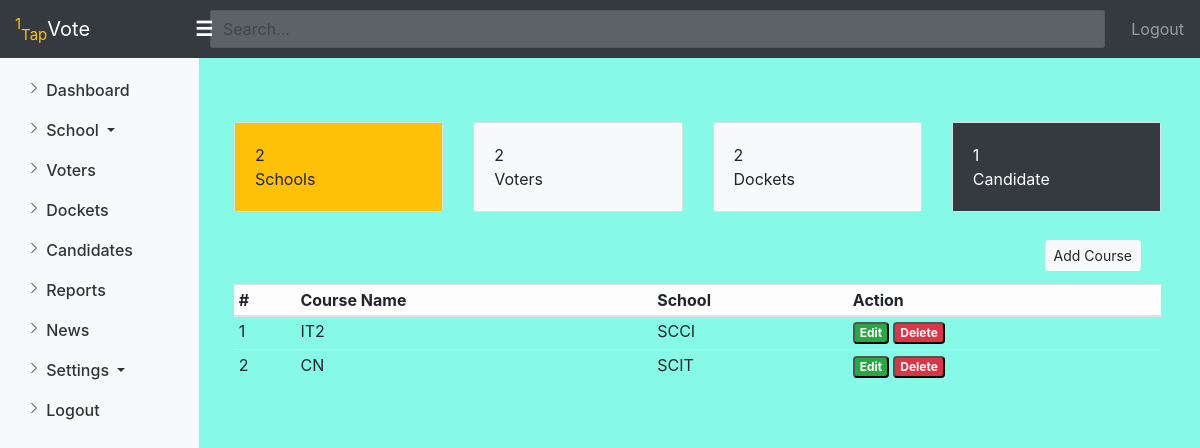
The page /app/admin/course.php (signed in) on the database its author committed.
### tables this page shows
CREATE TABLE course
(
  course_id INT(11) NOT NULL AUTO_INCREMENT,
  course_name VARCHAR(75) NOT NULL,
  school_id INT NOT NULL,
  PRIMARY KEY (course_id),
  FOREIGN KEY (school_id) REFERENCES school(school_id) ON DELETE CASCADE ON UPDATE CASCADE
);

CREATE TABLE school
(
  school_id INT(11) NOT NULL AUTO_INCREMENT,
  school_name VARCHAR(75) NOT NULL,
  PRIMARY KEY (school_id)
);

### app/admin/course.php (the view, shortened to what this page needs)
<?php
include ("./../../api/course.php");
?>
<!DOCTYPE html>
<html>
<?php
include('./../include/head.php');
?>
<?php
include('./../include/nav.php');
?>
<body>
    <div class="container-fluid">
        <div class="row">
            <?php
             include('./../include/sidebar_admin.php')
           ?>
        </div>
        <main role="main" class="col-md-9 ml-sm-auto col-lg-10 px-4 dash-main">
            <?php
             include('./../include/card_admin.php')
            ?>
            <div class="card-body mt-2">
                <button class="btn btn-light btn-sm float-right" data-toggle="modal" data-target="#courseModal"
                    id="add_button">Add
                    Course</button>
            </div>
            <br>
            <div class="table-responsive ">
                <table class="table table-sm">
                    <thead class="table-light">
                        <tr>
                            <th scope="col">#</th>
                            <th scope="col">Course Name</th>
                            <th scope="col">School</th>
                            <th>Action</th>
                        </tr>
                    </thead>
                    <tbody>
                        <?php
                          get_course($conn);
                        ?>
                    </tbody>
                </table>
            </div>
        </main>
    </div>
</body>
</html>

### api/course.php (shortened to what this page needs)
<?php
function get_course($conn){
$course="SELECT c.course_id,c.course_name,s.school_name FROM course c JOIN school s on c.school_id = s.school_id";
    $result = $conn->query($course);
    $no = 0;
    if ($result->num_rows > 0) {
        while ($row = $result->fetch_assoc()) {
            $no ++;
           echo '<tr>
<td>'.$no.'</td>
<td>'.$row['course_name'].'</td>
<td>'.$row['school_name'].'</td>
<td>
<button type="button" class="badge badge-success btn-sm editbtn" data-toggle="modal" data-keyboard="false"
data-backdrop="static" data-target="#schoolModal" data-id='.$row['course_id'].' data-name='.$row['course_name'].'>Edit</button>
<button type="button" class="badge badge-danger btn-sm delete" data-id='.$row['course_id'].'>Delete</button>
</td>
            </tr>';
        }
    } else {
        echo "0 results";
    }
}
?>

### assets/css/custom.css (style rules this page uses)
* { box-sizing: border-box; margin: 0; padding: 0; }
:root { --maincolor: rgb(135, 250, 231); --white: #fff; }
body { background-color: var(--maincolor); }
.dash-main { padding-top: 90px; }

### rows shown on the page
course: course_name "IT2", school.school_name "SCCI"
course: course_name "CN", school.school_name "SCIT"

### other values the page prints
$row[0] "2"
$row[0] "1"
